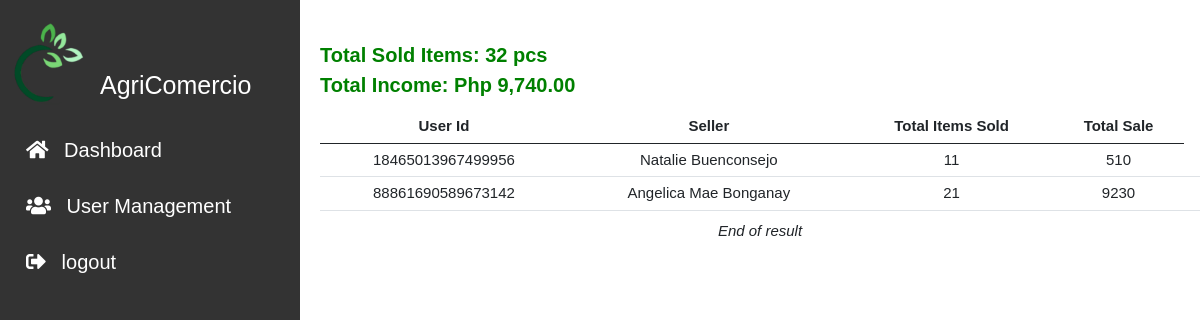
Page /admin/generated_report.php on the earlier database version.
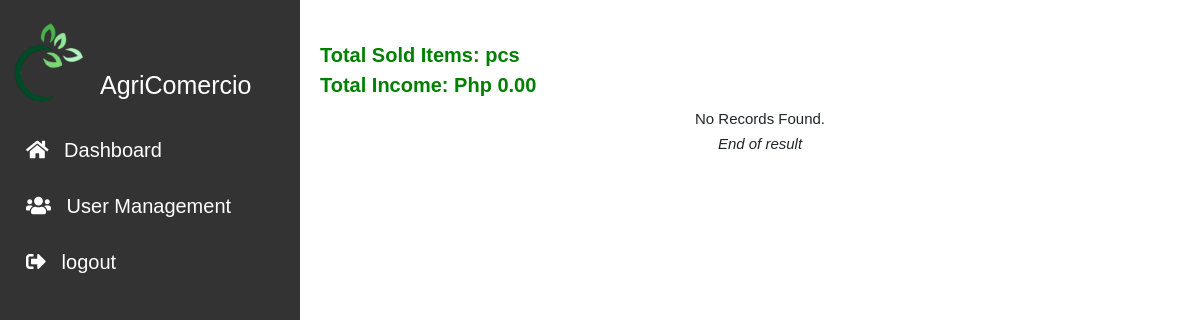
Same page on the later database version.
### tables this page shows
CREATE TABLE `orders` (
  `order_id` int(11) NOT NULL,
  `order_number` varchar(64) NOT NULL,
  `user_ref_num` varchar(128) NOT NULL COMMENT 'for customer',
  `item_id` int(11) NOT NULL,
  `user_id` varchar(64) NOT NULL COMMENT 'for seller',
  `item_qty` int(255) NOT NULL,
  `net_amt` int(255) NOT NULL,
  `status` varchar(1) NOT NULL DEFAULT 'P',
  `tracking_order_status` varchar(1) NOT NULL DEFAULT 'P',
  `date_ordered` date NOT NULL DEFAULT current_timestamp()
);

### includes/function.inc.php (called while the page is built, shortened)
<?php
function getOrderSummary($conn ){
    $sql_order_list = "SELECT
                           sum(i.item_price * o.item_qty) total_price
                           , sum(o.item_qty) total_qty
                        FROM orders o
                        JOIN items i
                          ON o.item_id = i.item_id
                       WHERE o.status = 'C'
                          AND o.tracking_order_status = 'C';";
                      $stmt=mysqli_stmt_init($conn);
                    if (!mysqli_stmt_prepare($stmt, $sql_order_list)){
                        header("location: index.php?error=stmtfailed");
                        exit();
                    }
        mysqli_stmt_execute($stmt);
        $resultData = mysqli_stmt_get_result($stmt);
        $arr = array();
        if($row = mysqli_fetch_assoc($resultData)){
            array_push($arr,$row);
        }
        return $arr;
}

### admin/generated_report.php (the view, shortened to what this page needs)
<!DOCTYPE html>
<?php
include_once ('../includes/db_conn.php');
include_once  ('../includes/function.inc.php');
?>
<!DOCTYPE html>
<html lang="en">
<head>
    <link rel="stylesheet" href="../css/bootstrap.min.css">
    <link rel="stylesheet" href="../css/style.css">
    <link rel="stylesheet" href="../css/fontawesome.css">
    <link rel="stylesheet" href="https://cdnjs.cloudflare.com/ajax/libs/font-awesome/5.15.2/css/all.min.css">
</head>
<body>
<body>
<div class="sidenav">
  <div class="sidenav-title">
    <div class="sidenav_image">
      <img src="../img/logo1.png" alt=""width = "90px ">
      <h1>AgriComercio</h1>
    </div>
  </div>
  <a href="index.php"><i class="fas fa-home"></i> Dashboard</a>
  <a href="user.php"><i class="fas fa-users"></i> User Management</a>
  <a href="../logout.php"><i class="fas fa-sign-out-alt"></i> logout </a>
</div>
<main>
        <div class="main__container">
          <div class="container_fluid">
                <div class="row" id="contentPanel">
                <div class="col-12">
                <?php
                                    $sql =" SELECT
                                    i.item_id,
                                    SUM(i.item_price * o.item_qty) Total_Sale,
                                    SUM(o.item_qty) total_item_qty,
                                    u.user_fullname,
                                    o.order_id,
                                    o.order_number,
                                    o.item_id,
                                    o.user_id,
                                    o.item_qty,
                                    o.net_amt,
                                    o.status,
                                    o.tracking_order_status
                                    FROM items i
                                    JOIN orders o
                                    ON o.item_id = i.item_id
                                    JOIN user_info u
                                    ON u.user_ref_num = i.user_id
                                    WHERE o.status = 'C'
                                    AND o.tracking_order_status = 'C'
                                    group by o.user_id;";
                    $stmt=mysqli_stmt_init($conn);
                    if (!mysqli_stmt_prepare($stmt, $sql)){
                    echo "Statement Failed.";
                    exit();
                    }
                mysqli_stmt_execute($stmt);
                $resultData = mysqli_stmt_get_result($stmt);
                $arr=array();
                while($row = mysqli_fetch_assoc($resultData)){
                array_push($arr,$row);
                }
                ?>
                <div class="sum" style=" text-align-last: left;
                                        margin-top:-1rem;
                                        margin-bottom:
                                        1rem;
                                        font-weight:bold;
                                        font-size:2rem;
                                        color:green;" >
                        <?php $summary = getOrderSummary($conn);
                                foreach($summary as $key => $nval){
                                        echo "Total Sold Items: ". $nval['total_qty'] . " pcs ";
                                        echo "<br>";
                                        echo "Total Income: Php ". number_format($nval['total_price'],2);
                                        }
                                        echo "<br>";
                            ?>
                    </div>
                <?php
                if(!empty($arr)){
                    echo "<table class='table'>";
                    echo "<thead>";
                    echo "<th> User Id </th>";
                    echo "<th> Seller </th>";
                    echo "<th> Total Items Sold</th>";
                    echo "<th> Total Sale </th>";
                    echo "</thead>";
                    foreach($arr as $key => $val){
                    echo "<tr>";
                    echo "<td>" . $val ['user_id']         . "</td>";
                    echo "<td>" . $val ['user_fullname']         . "</td>";
                    echo "<td>" . $val ['total_item_qty']   . "</td>";
                    echo "<td>" . $val ['Total_Sale']          .  " </td> ";
                    echo "<td>";
                    echo "</tr>";
                    }
                  ?>
                    <?php
                    echo "</table>";
                    }
                    else{
                    echo "<h4> No Records Found.</h4>";
                    }
                ?>
                    <div
                    class='text-center'><em>End of result</em>
                    </div>
                </div>
                </div>
          </div>
      </main>
</body>
</html>

### css/style.css (style rules this page uses)
* { margin: 0; box-sizing: border-box; transition: all .1s linear; font-family: 'Exo 2', sans-serif ; }
html { font-size: 62.5%; scroll-behavior: smooth; }
body { overflow-x: hidden; }
main { margin-left: 30rem; padding: 0; }
.sidenav { height: 100%; width: 300px; position: fixed; z-index: 1; top: 0; left: 0; background-color:#333333; overflow-x: hidden; padding-top: 20px; }
.sidenav a { padding: 10px 8px 6px 16px; text-decoration: none; font-size: 2rem; color: #fff; display: block; font-weight: lighter; }
.sidenav i { margin: 1rem; color: white; }
.sidenav img { margin-bottom: 6rem; }
.sidenav h1 { color: white; margin-top: -10rem; margin-bottom: 2rem; margin-left: 10rem; }
.main__container { margin-top: 5rem; margin-left: 2rem; text-align: center; justify-content: center; }
.container_fluid .col-12 { font-size: 1.5rem; text-align-last: center; }
.text-center { text-align-last: center; }

Differences in the rows shown:
removed orders: user "18465013967499956", user_fullname "Natalie Buenconsejo", total_item_qty "11", Total_Sale "510"
removed orders: user "88861690589673142", user_fullname "Angelica Mae Bonganay", total_item_qty "21", Total_Sale "9230"
Other differences:
new list line: "Total Sold Items: pcs Total Income: Php 0.00"
text no longer shown: "User Id Seller Total Items Sold Total Sale"
text now shown: "No Records Found."
list line gone: "Total Sold Items: 32 pcs Total Income: Php 9,740.00"
